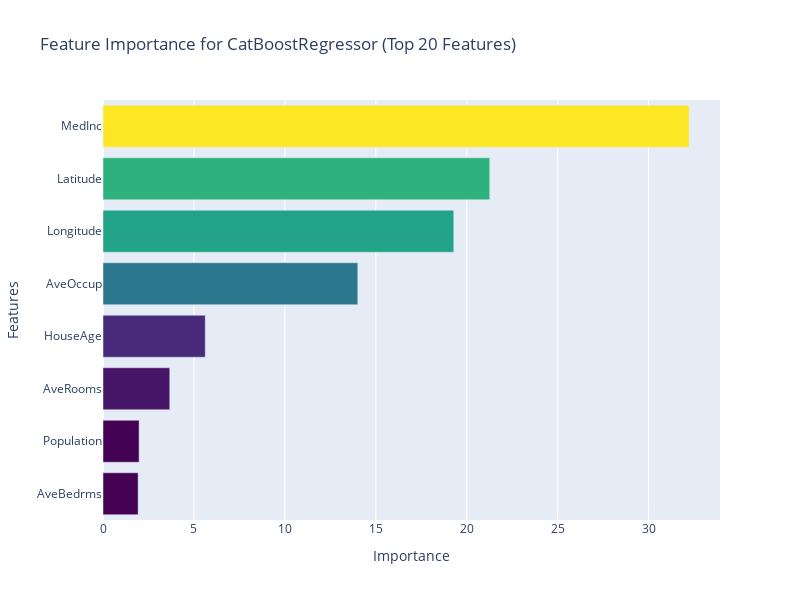

The notebook cell this image was saved under:
### Code cell
# Plot model evaluation graphs for a desired model

"""
Available 'kind' values for Regression:
- "feature_importance" (default)
- "residuals"
- "prediction_error"
- "calibration_curve"
- "shap_summary"
- "shap_violin"

You can play with extra parameters for the plot function for some of the kinds, check out func doc of plot() method for more details
"""
reg_exp.plot(model="CatBoostRegressor")

### Figure 1 — Plotly figure (JSON) as saved in the notebook; plotly's stock layout.template omitted (floating-point values rounded to 4 significant figures)
{"data": [{"marker": {"color": [32.23, 21.26, 19.29, 14.01, 5.623, 3.672, 1.985, 1.931], "colorscale": [[0, "#440154"], [0.1111, "#482878"], [0.2222, "#3e4989"], [0.3333, "#31688e"], [0.4444, "#26828e"], [0.5556, "#1f9e89"], [0.6667, "#35b779"], [0.7778, "#6ece58"], [0.8889, "#b5de2b"], [1, "#fde725"]]}, "orientation": "h", "type": "bar", "x": [32.23, 21.26, 19.29, 14.01, 5.623, 3.672, 1.985, 1.931], "y": ["MedInc", "Latitude", "Longitude", "AveOccup", "HouseAge", "AveRooms", "Population", "AveBedrms"]}], "layout": {"height": 600, "title": {"text": "Feature Importance for CatBoostRegressor (Top 20 Features)"}, "width": 800, "xaxis": {"title": {"text": "Importance"}}, "yaxis": {"autorange": "reversed", "title": {"text": "Features"}}}}
